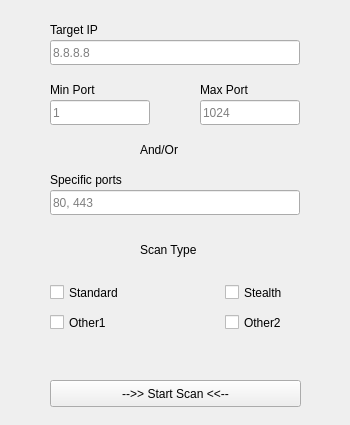
<?xml version="1.0" encoding="UTF-8"?>
<ui version="4.0">
 <class>PortScan_Popup</class>
 <widget class="QWidget" name="PortScan_Popup">
  <property name="geometry">
   <rect>
    <x>0</x>
    <y>0</y>
    <width>350</width>
    <height>425</height>
   </rect>
  </property>
  <property name="windowTitle">
   <string>PortScan</string>
  </property>
  <widget class="QLineEdit" name="portscan_IP">
   <property name="geometry">
    <rect>
     <x>50</x>
     <y>40</y>
     <width>250</width>
     <height>25</height>
    </rect>
   </property>
   <property name="placeholderText">
    <string>8.8.8.8</string>
   </property>
  </widget>
  <widget class="QLineEdit" name="portscan_minport">
   <property name="geometry">
    <rect>
     <x>50</x>
     <y>100</y>
     <width>100</width>
     <height>25</height>
    </rect>
   </property>
   <property name="placeholderText">
    <string>1</string>
   </property>
  </widget>
  <widget class="QLineEdit" name="portscan_maxport">
   <property name="geometry">
    <rect>
     <x>200</x>
     <y>100</y>
     <width>100</width>
     <height>25</height>
    </rect>
   </property>
   <property name="placeholderText">
    <string>1024</string>
   </property>
  </widget>
  <widget class="QLineEdit" name="portscan_extraport">
   <property name="geometry">
    <rect>
     <x>50</x>
     <y>190</y>
     <width>250</width>
     <height>25</height>
    </rect>
   </property>
   <property name="placeholderText">
    <string>80, 443</string>
   </property>
  </widget>
  <widget class="QLabel" name="label">
   <property name="geometry">
    <rect>
     <x>50</x>
     <y>20</y>
     <width>66</width>
     <height>19</height>
    </rect>
   </property>
   <property name="text">
    <string>Target IP</string>
   </property>
  </widget>
  <widget class="QLabel" name="label_2">
   <property name="geometry">
    <rect>
     <x>50</x>
     <y>80</y>
     <width>66</width>
     <height>19</height>
    </rect>
   </property>
   <property name="text">
    <string>Min Port</string>
   </property>
  </widget>
  <widget class="QLabel" name="label_3">
   <property name="geometry">
    <rect>
     <x>200</x>
     <y>80</y>
     <width>66</width>
     <height>19</height>
    </rect>
   </property>
   <property name="text">
    <string>Max Port</string>
   </property>
  </widget>
  <widget class="QLabel" name="label_4">
   <property name="geometry">
    <rect>
     <x>140</x>
     <y>140</y>
     <width>51</width>
     <height>19</height>
    </rect>
   </property>
   <property name="autoFillBackground">
    <bool>false</bool>
   </property>
   <property name="text">
    <string>And/Or</string>
   </property>
  </widget>
  <widget class="QLabel" name="label_5">
   <property name="geometry">
    <rect>
     <x>50</x>
     <y>170</y>
     <width>301</width>
     <height>20</height>
    </rect>
   </property>
   <property name="text">
    <string>Specific ports</string>
   </property>
  </widget>
  <widget class="QCheckBox" name="portscan_standard_check">
   <property name="geometry">
    <rect>
     <x>50</x>
     <y>280</y>
     <width>92</width>
     <height>25</height>
    </rect>
   </property>
   <property name="text">
    <string>Standard</string>
   </property>
  </widget>
  <widget class="QLabel" name="label_6">
   <property name="geometry">
    <rect>
     <x>140</x>
     <y>240</y>
     <width>161</width>
     <height>19</height>
    </rect>
   </property>
   <property name="text">
    <string>Scan Type</string>
   </property>
  </widget>
  <widget class="QCheckBox" name="checkBox_2">
   <property name="geometry">
    <rect>
     <x>50</x>
     <y>310</y>
     <width>92</width>
     <height>25</height>
    </rect>
   </property>
   <property name="text">
    <string>Other1</string>
   </property>
  </widget>
  <widget class="QCheckBox" name="checkBox_3">
   <property name="geometry">
    <rect>
     <x>225</x>
     <y>310</y>
     <width>92</width>
     <height>25</height>
    </rect>
   </property>
   <property name="text">
    <string>Other2</string>
   </property>
  </widget>
  <widget class="QCheckBox" name="portscan_stealth_check">
   <property name="geometry">
    <rect>
     <x>225</x>
     <y>280</y>
     <width>92</width>
     <height>25</height>
    </rect>
   </property>
   <property name="text">
    <string>Stealth</string>
   </property>
  </widget>
  <widget class="QPushButton" name="portscan_start">
   <property name="geometry">
    <rect>
     <x>50</x>
     <y>380</y>
     <width>251</width>
     <height>27</height>
    </rect>
   </property>
   <property name="text">
    <string>--&gt;&gt; Start Scan &lt;&lt;--</string>
   </property>
  </widget>
 </widget>
 <resources/>
 <connections/>
</ui>
